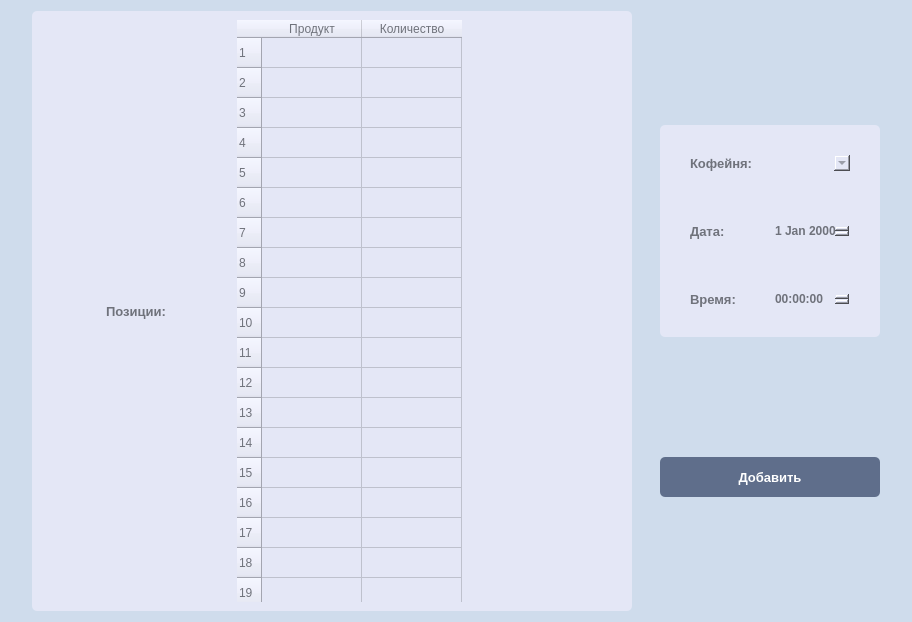
<?xml version="1.0" encoding="UTF-8"?>
<ui version="4.0">
 <class>Cheque</class>
 <widget class="QWidget" name="Cheque">
  <property name="geometry">
   <rect>
    <x>0</x>
    <y>0</y>
    <width>912</width>
    <height>590</height>
   </rect>
  </property>
  <property name="windowTitle">
   <string>Form</string>
  </property>
  <property name="styleSheet">
   <string notr="true">background-color: #cfdcec;
color: #6f727b;</string>
  </property>
  <layout class="QHBoxLayout" name="horizontalLayout">
   <item>
    <spacer name="horizontalSpacer">
     <property name="orientation">
      <enum>Qt::Horizontal</enum>
     </property>
     <property name="sizeHint" stdset="0">
      <size>
       <width>40</width>
       <height>20</height>
      </size>
     </property>
    </spacer>
   </item>
   <item>
    <layout class="QVBoxLayout" name="verticalLayout_2">
     <item>
      <spacer name="verticalSpacer_7">
       <property name="orientation">
        <enum>Qt::Vertical</enum>
       </property>
       <property name="sizeHint" stdset="0">
        <size>
         <width>20</width>
         <height>40</height>
        </size>
       </property>
      </spacer>
     </item>
     <item>
      <widget class="QFrame" name="frame">
       <property name="minimumSize">
        <size>
         <width>600</width>
         <height>600</height>
        </size>
       </property>
       <property name="styleSheet">
        <string notr="true">background:#e4e7f6; 
color: #6f727b;
border-radius: 5px;</string>
       </property>
       <property name="frameShape">
        <enum>QFrame::StyledPanel</enum>
       </property>
       <property name="frameShadow">
        <enum>QFrame::Raised</enum>
       </property>
       <layout class="QGridLayout" name="gridLayout_2">
        <item row="7" column="0">
         <widget class="QLabel" name="label_5">
          <property name="font">
           <font>
            <pointsize>10</pointsize>
            <weight>75</weight>
            <bold>true</bold>
           </font>
          </property>
          <property name="text">
           <string>Позиции:</string>
          </property>
          <property name="alignment">
           <set>Qt::AlignCenter</set>
          </property>
         </widget>
        </item>
        <item row="7" column="1" colspan="2">
         <widget class="QTableWidget" name="tableWidget">
          <property name="verticalScrollBarPolicy">
           <enum>Qt::ScrollBarAlwaysOff</enum>
          </property>
          <property name="horizontalScrollBarPolicy">
           <enum>Qt::ScrollBarAlwaysOff</enum>
          </property>
          <property name="editTriggers">
           <set>QAbstractItemView::AnyKeyPressed|QAbstractItemView::DoubleClicked|QAbstractItemView::SelectedClicked</set>
          </property>
          <property name="verticalScrollMode">
           <enum>QAbstractItemView::ScrollPerPixel</enum>
          </property>
          <property name="horizontalScrollMode">
           <enum>QAbstractItemView::ScrollPerPixel</enum>
          </property>
          <property name="rowCount">
           <number>100</number>
          </property>
          <property name="columnCount">
           <number>2</number>
          </property>
          <row/>
          <row/>
          <row/>
          <row/>
          <row/>
          <row/>
          <row/>
          <row/>
          <row/>
          <row/>
          <row/>
          <row/>
          <row/>
          <row/>
          <row/>
          <row/>
          <row/>
          <row/>
          <row/>
          <row/>
          <row/>
          <row/>
          <row/>
          <row/>
          <row/>
          <row/>
          <row/>
          <row/>
          <row/>
          <row/>
          <row/>
          <row/>
          <row/>
          <row/>
          <row/>
          <row/>
          <row/>
          <row/>
          <row/>
          <row/>
          <row/>
          <row/>
          <row/>
          <row/>
          <row/>
          <row/>
          <row/>
          <row/>
          <row/>
          <row/>
          <row/>
          <row/>
          <row/>
          <row/>
          <row/>
          <row/>
          <row/>
          <row/>
          <row/>
          <row/>
          <row/>
          <row/>
          <row/>
          <row/>
          <row/>
          <row/>
          <row/>
          <row/>
          <row/>
          <row/>
          <row/>
          <row/>
          <row/>
          <row/>
          <row/>
          <row/>
          <row/>
          <row/>
          <row/>
          <row/>
          <row/>
          <row/>
          <row/>
          <row/>
          <row/>
          <row/>
          <row/>
          <row/>
          <row/>
          <row/>
          <row/>
          <row/>
          <row/>
          <row/>
          <row/>
          <row/>
          <row/>
          <row/>
          <row/>
          <row/>
          <column>
           <property name="text">
            <string>Продукт</string>
           </property>
          </column>
          <column>
           <property name="text">
            <string>Количество</string>
           </property>
          </column>
         </widget>
        </item>
       </layout>
      </widget>
     </item>
     <item>
      <spacer name="verticalSpacer_8">
       <property name="orientation">
        <enum>Qt::Vertical</enum>
       </property>
       <property name="sizeHint" stdset="0">
        <size>
         <width>20</width>
         <height>40</height>
        </size>
       </property>
      </spacer>
     </item>
    </layout>
   </item>
   <item>
    <spacer name="horizontalSpacer_3">
     <property name="orientation">
      <enum>Qt::Horizontal</enum>
     </property>
     <property name="sizeHint" stdset="0">
      <size>
       <width>40</width>
       <height>20</height>
      </size>
     </property>
    </spacer>
   </item>
   <item>
    <layout class="QVBoxLayout" name="verticalLayout">
     <item>
      <spacer name="verticalSpacer_6">
       <property name="orientation">
        <enum>Qt::Vertical</enum>
       </property>
       <property name="sizeHint" stdset="0">
        <size>
         <width>20</width>
         <height>40</height>
        </size>
       </property>
      </spacer>
     </item>
     <item>
      <widget class="QFrame" name="frame_2">
       <property name="minimumSize">
        <size>
         <width>220</width>
         <height>0</height>
        </size>
       </property>
       <property name="styleSheet">
        <string notr="true">background:#e4e7f6; 
color: #6f727b;
border-radius: 5px;</string>
       </property>
       <property name="frameShape">
        <enum>QFrame::StyledPanel</enum>
       </property>
       <property name="frameShadow">
        <enum>QFrame::Raised</enum>
       </property>
       <layout class="QFormLayout" name="formLayout">
        <property name="horizontalSpacing">
         <number>20</number>
        </property>
        <property name="leftMargin">
         <number>30</number>
        </property>
        <property name="topMargin">
         <number>30</number>
        </property>
        <property name="rightMargin">
         <number>30</number>
        </property>
        <property name="bottomMargin">
         <number>30</number>
        </property>
        <item row="0" column="0">
         <widget class="QLabel" name="label_2">
          <property name="font">
           <font>
            <pointsize>10</pointsize>
            <weight>75</weight>
            <bold>true</bold>
           </font>
          </property>
          <property name="text">
           <string>Кофейня:</string>
          </property>
         </widget>
        </item>
        <item row="0" column="1">
         <widget class="QComboBox" name="comboBox">
          <property name="font">
           <font>
            <pointsize>9</pointsize>
            <weight>75</weight>
            <bold>true</bold>
           </font>
          </property>
         </widget>
        </item>
        <item row="1" column="0">
         <spacer name="verticalSpacer_2">
          <property name="orientation">
           <enum>Qt::Vertical</enum>
          </property>
          <property name="sizeHint" stdset="0">
           <size>
            <width>20</width>
            <height>40</height>
           </size>
          </property>
         </spacer>
        </item>
        <item row="3" column="0">
         <widget class="QLabel" name="label_3">
          <property name="font">
           <font>
            <pointsize>10</pointsize>
            <weight>75</weight>
            <bold>true</bold>
           </font>
          </property>
          <property name="text">
           <string>Дата:</string>
          </property>
         </widget>
        </item>
        <item row="3" column="1">
         <widget class="QDateEdit" name="dateEdit">
          <property name="font">
           <font>
            <pointsize>9</pointsize>
            <weight>75</weight>
            <bold>true</bold>
           </font>
          </property>
         </widget>
        </item>
        <item row="4" column="0">
         <spacer name="verticalSpacer_3">
          <property name="orientation">
           <enum>Qt::Vertical</enum>
          </property>
          <property name="sizeHint" stdset="0">
           <size>
            <width>20</width>
            <height>40</height>
           </size>
          </property>
         </spacer>
        </item>
        <item row="5" column="0">
         <widget class="QLabel" name="label_4">
          <property name="font">
           <font>
            <pointsize>10</pointsize>
            <weight>75</weight>
            <bold>true</bold>
           </font>
          </property>
          <property name="text">
           <string>Время:</string>
          </property>
         </widget>
        </item>
        <item row="5" column="1">
         <widget class="QTimeEdit" name="timeEdit">
          <property name="font">
           <font>
            <pointsize>9</pointsize>
            <weight>75</weight>
            <bold>true</bold>
           </font>
          </property>
         </widget>
        </item>
       </layout>
      </widget>
     </item>
     <item>
      <spacer name="verticalSpacer">
       <property name="orientation">
        <enum>Qt::Vertical</enum>
       </property>
       <property name="sizeHint" stdset="0">
        <size>
         <width>20</width>
         <height>40</height>
        </size>
       </property>
      </spacer>
     </item>
     <item>
      <widget class="QPushButton" name="pushButton">
       <property name="minimumSize">
        <size>
         <width>0</width>
         <height>40</height>
        </size>
       </property>
       <property name="font">
        <font>
         <pointsize>10</pointsize>
         <weight>75</weight>
         <bold>true</bold>
        </font>
       </property>
       <property name="styleSheet">
        <string notr="true">background:#5f6e8b; 
color: white;
border-radius: 5px;</string>
       </property>
       <property name="text">
        <string>Добавить</string>
       </property>
      </widget>
     </item>
     <item>
      <spacer name="verticalSpacer_4">
       <property name="orientation">
        <enum>Qt::Vertical</enum>
       </property>
       <property name="sizeHint" stdset="0">
        <size>
         <width>20</width>
         <height>40</height>
        </size>
       </property>
      </spacer>
     </item>
    </layout>
   </item>
   <item>
    <spacer name="horizontalSpacer_2">
     <property name="orientation">
      <enum>Qt::Horizontal</enum>
     </property>
     <property name="sizeHint" stdset="0">
      <size>
       <width>40</width>
       <height>20</height>
      </size>
     </property>
    </spacer>
   </item>
  </layout>
 </widget>
 <resources/>
 <connections/>
</ui>
